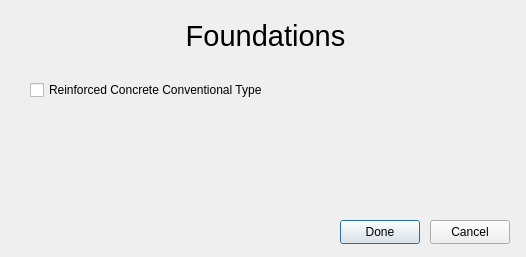
<?xml version="1.0" encoding="UTF-8"?>
<ui version="4.0">
 <class>Dialog</class>
 <widget class="QDialog" name="Dialog">
  <property name="geometry">
   <rect>
    <x>0</x>
    <y>0</y>
    <width>526</width>
    <height>257</height>
   </rect>
  </property>
  <property name="windowTitle">
   <string>Dialog</string>
  </property>
  <widget class="QPushButton" name="done_button">
   <property name="geometry">
    <rect>
     <x>340</x>
     <y>220</y>
     <width>80</width>
     <height>24</height>
    </rect>
   </property>
   <property name="text">
    <string>Done</string>
   </property>
  </widget>
  <widget class="QPushButton" name="cancel_button">
   <property name="geometry">
    <rect>
     <x>430</x>
     <y>220</y>
     <width>80</width>
     <height>24</height>
    </rect>
   </property>
   <property name="text">
    <string>Cancel</string>
   </property>
  </widget>
  <widget class="QLabel" name="material_label">
   <property name="geometry">
    <rect>
     <x>130</x>
     <y>20</y>
     <width>271</width>
     <height>31</height>
    </rect>
   </property>
   <property name="font">
    <font>
     <pointsize>22</pointsize>
    </font>
   </property>
   <property name="text">
    <string>Foundations</string>
   </property>
   <property name="alignment">
    <set>Qt::AlignCenter</set>
   </property>
  </widget>
  <widget class="QWidget" name="formLayoutWidget">
   <property name="geometry">
    <rect>
     <x>30</x>
     <y>80</y>
     <width>461</width>
     <height>111</height>
    </rect>
   </property>
   <layout class="QFormLayout" name="formLayout">
    <item row="0" column="0">
     <widget class="QCheckBox" name="reinforced_concrete_conventional_type">
      <property name="text">
       <string>Reinforced Concrete Conventional Type</string>
      </property>
     </widget>
    </item>
   </layout>
  </widget>
 </widget>
 <resources/>
 <connections>
  <connection>
   <sender>cancel_button</sender>
   <signal>clicked()</signal>
   <receiver>Dialog</receiver>
   <slot>reject()</slot>
   <hints>
    <hint type="sourcelabel">
     <x>474</x>
     <y>228</y>
    </hint>
    <hint type="destinationlabel">
     <x>487</x>
     <y>172</y>
    </hint>
   </hints>
  </connection>
  <connection>
   <sender>done_button</sender>
   <signal>clicked()</signal>
   <receiver>Dialog</receiver>
   <slot>accept()</slot>
   <hints>
    <hint type="sourcelabel">
     <x>382</x>
     <y>228</y>
    </hint>
    <hint type="destinationlabel">
     <x>401</x>
     <y>179</y>
    </hint>
   </hints>
  </connection>
 </connections>
</ui>
